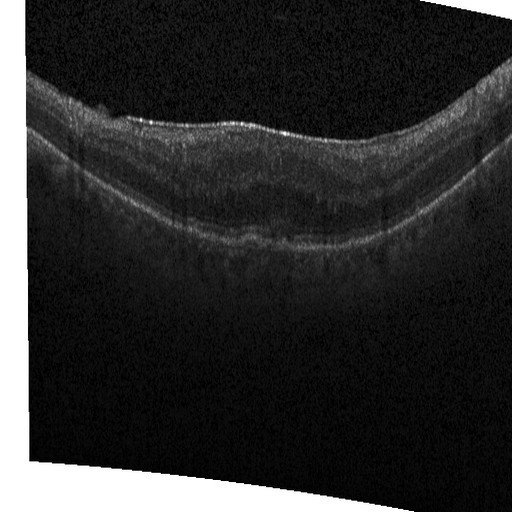
#> input picture src/data/Original_Data/train/DME/DME-224974-1.jpeg, 512 x 512 px; its folder holds only this picture in this run
$ jupyter execute 'task_1_v3 (2).ipynb'   (older library calls are emulated)
#> lines starting #> are read from the running program, lines starting #| are printed output that depends on the picture; after the words box and inside, x2 and y2 are one past the last pixel; in counts of white or black regions, pixels touching at a corner belong together
[cell 1]
import numpy as np
import cv2
import matplotlib.pyplot as plt

[cell 2]
from glob import glob
from skimage.color import rgb2gray

[cell 3]
train_files = np.array(glob("train/*/*"))

[cell 4]
len(train_files)

[cell 5]
train_files[0]

[cell 6]
img = cv2.imread(train_files[0])
#> img is the input picture: shape (512, 512, 3); min 0, max 255, mean 46.2

[cell 7]
plt.imshow(img)

[cell 8]
# apply gray scale filter
gray = cv2.cvtColor(img, cv2.COLOR_BGR2GRAY)

[cell 9]
plt.imshow(gray,cmap='gray')

[cell 10]
# apply threshold filter
thresh, binary = cv2.threshold(gray, 127, 255, cv2.THRESH_BINARY+cv2.THRESH_OTSU)
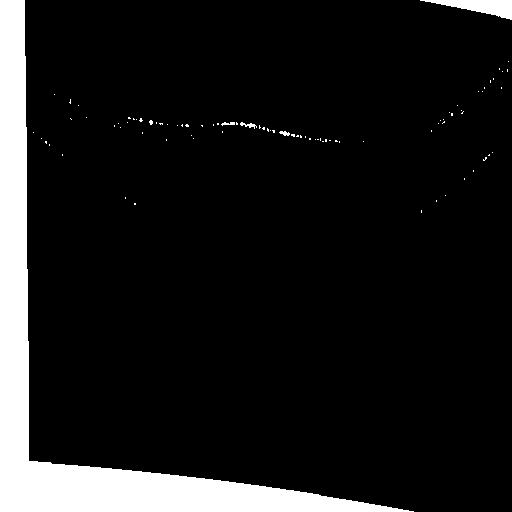
#> binary: shape (512, 512); 10.2% white; 88 white regions (83 under 20 px), largest, box (x1, y1, x2, y2) and area: (0, 0, 414, 512) 25366, (420, 0, 512, 20) 888, (240, 122, 257, 129) 50, (279, 131, 290, 136) 35, (221, 122, 235, 126) 34
#> thresh = 137

[cell 11]
plt.imshow(binary,cmap='gray')

[cell 12]
# Declare the variables we are going to use
ddepth = cv2.CV_16S
kernel_size = 3
window_name = "Laplace Demo"

[cell 13]
 # Remove noise by blurring with a Gaussian filter
src = cv2.GaussianBlur(binary, (3, 3), 0)

[cell 14]
plt.imshow(src,cmap='gray')

[cell 15]
# Apply Laplace function
dst = cv2.Laplacian(src, ddepth, ksize=kernel_size)
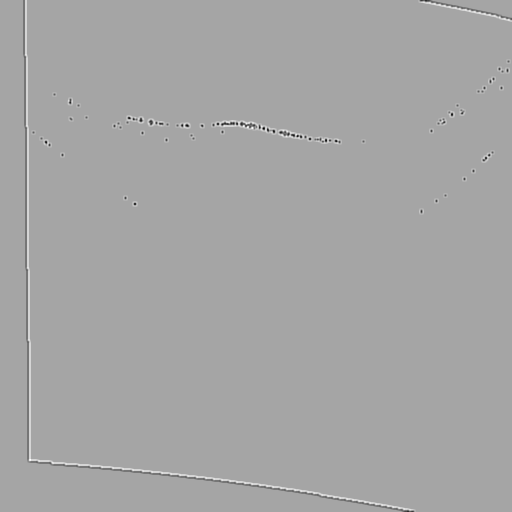
#> dst: shape (512, 512) int16; min -892, max 480, mean 0; drawn with min black and max white

[cell 16]
plt.imshow(dst,cmap='gray')

[cell 17]
# converting back to uint8
abs_dst = cv2.convertScaleAbs(dst)
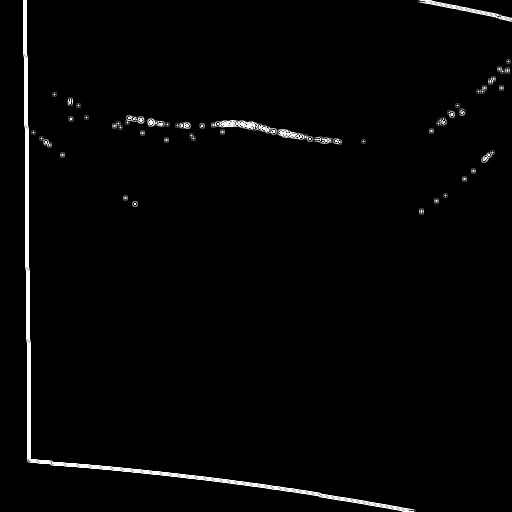
#> abs_dst: shape (512, 512); min 0, max 255, mean 4.7

$ run again, on src/data/Original_Data/train/healthy/NORMAL-101880-1.jpeg
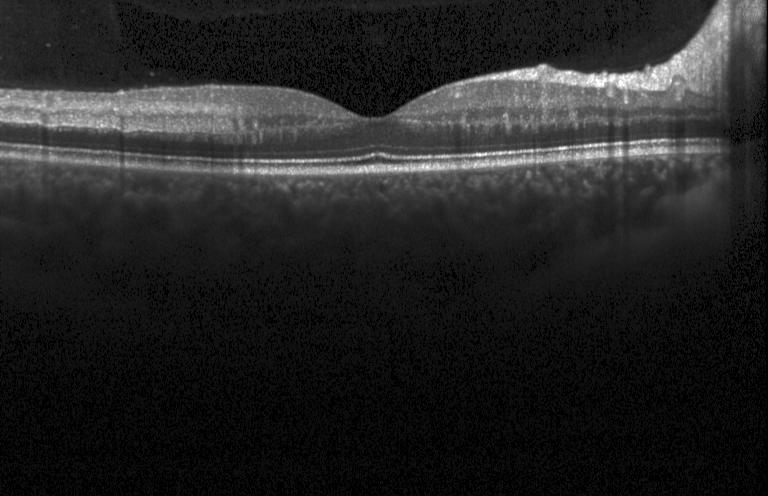
#> input picture src/data/Original_Data/train/healthy/NORMAL-101880-1.jpeg, 768 x 496 px
#> img is the input picture: shape (496, 768, 3); min 0, max 255, mean 36.4
#> `thresh, binary = cv2.threshold(gray, 127, 255, cv2.THRESH_BINARY+cv2.T..`:
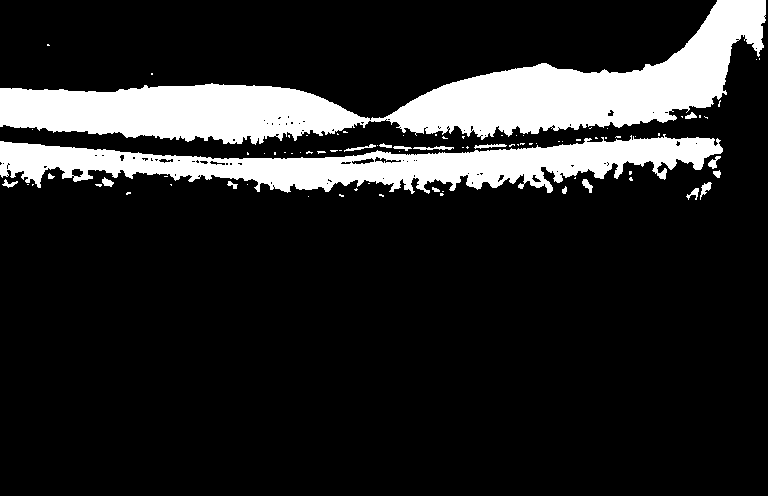
#> binary: shape (496, 768); 15.3% white; 85 white regions (66 under 20 px), largest, box (x1, y1, x2, y2) and area: (0, 0, 766, 145) 36950, (0, 134, 723, 194) 19969, (413, 146, 454, 150) 99
#> thresh = 70
#> `abs_dst = cv2.convertScaleAbs(dst)`:
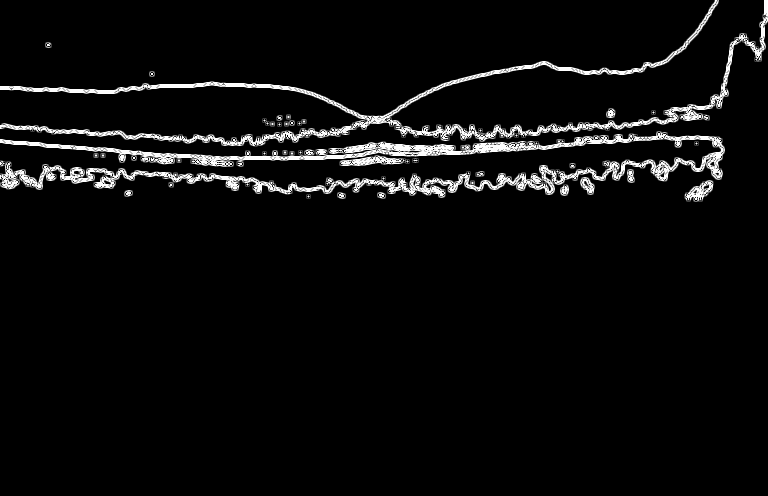
#> abs_dst: shape (496, 768); min 0, max 255, mean 12.2

$ run again, on src/data/Original_Data/train/DME/DME-258763-69.jpeg
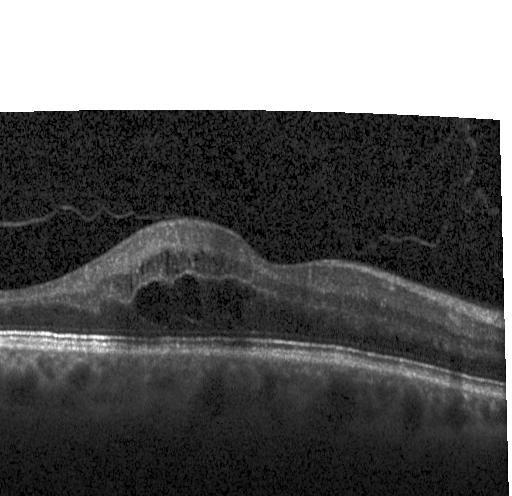
#> input picture src/data/Original_Data/train/DME/DME-258763-69.jpeg, 512 x 496 px
#> img is the input picture: shape (496, 512, 3); min 0, max 255, mean 95.4
#> `thresh, binary = cv2.threshold(gray, 127, 255, cv2.THRESH_BINARY+cv2.T..`:
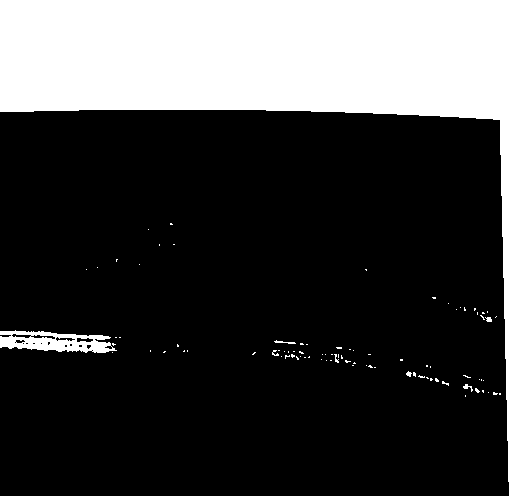
#> binary: shape (496, 512); 24.7% white; 89 white regions (81 under 20 px), largest, box (x1, y1, x2, y2) and area: (0, 0, 512, 496) 60489, (0, 330, 117, 353) 1621, (274, 340, 296, 344) 38
#> thresh = 148
#> `abs_dst = cv2.convertScaleAbs(dst)`:
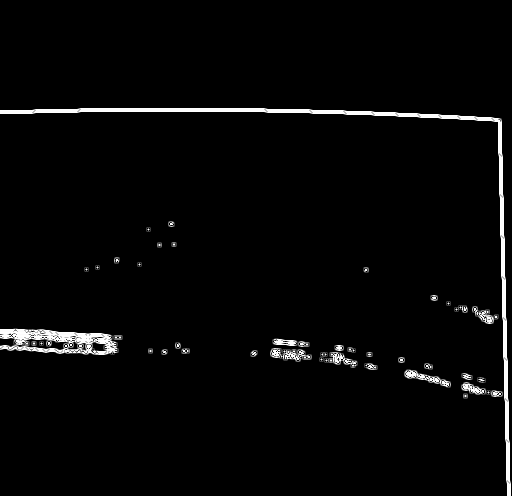
#> abs_dst: shape (496, 512); min 0, max 255, mean 6.7

$ run again, on src/data/Original_Data/train/DME/DME-258763-81.jpeg
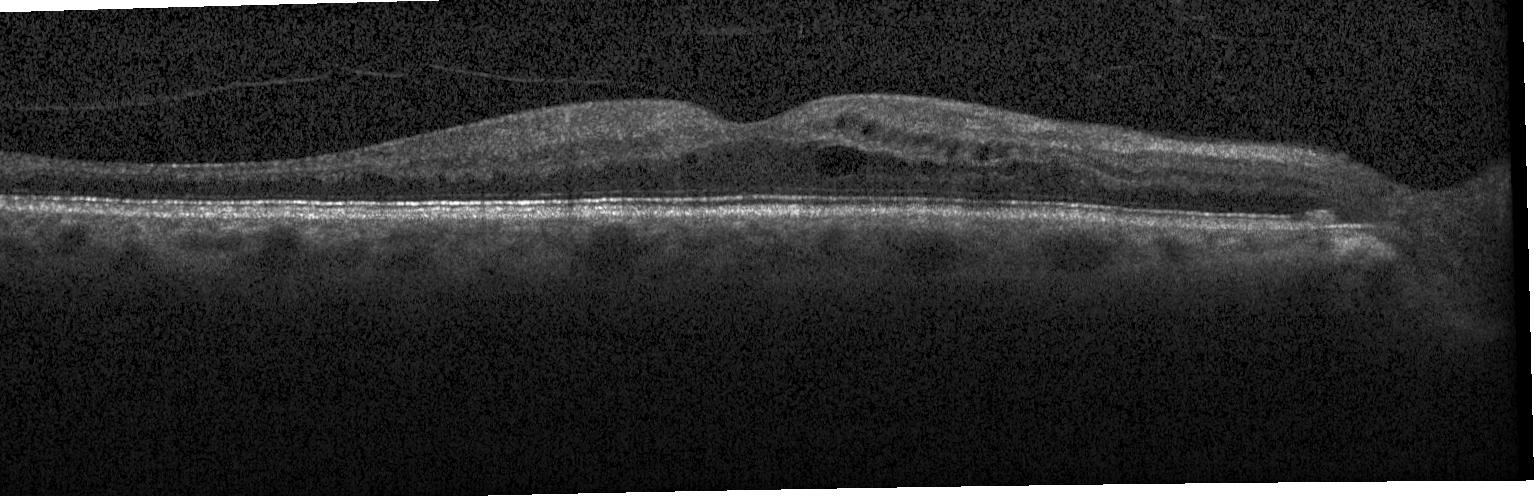
#> input picture src/data/Original_Data/train/DME/DME-258763-81.jpeg, 1536 x 496 px
#> img is the input picture: shape (496, 1536, 3); min 0, max 255, mean 41.7
#> `thresh, binary = cv2.threshold(gray, 127, 255, cv2.THRESH_BINARY+cv2.T..`:
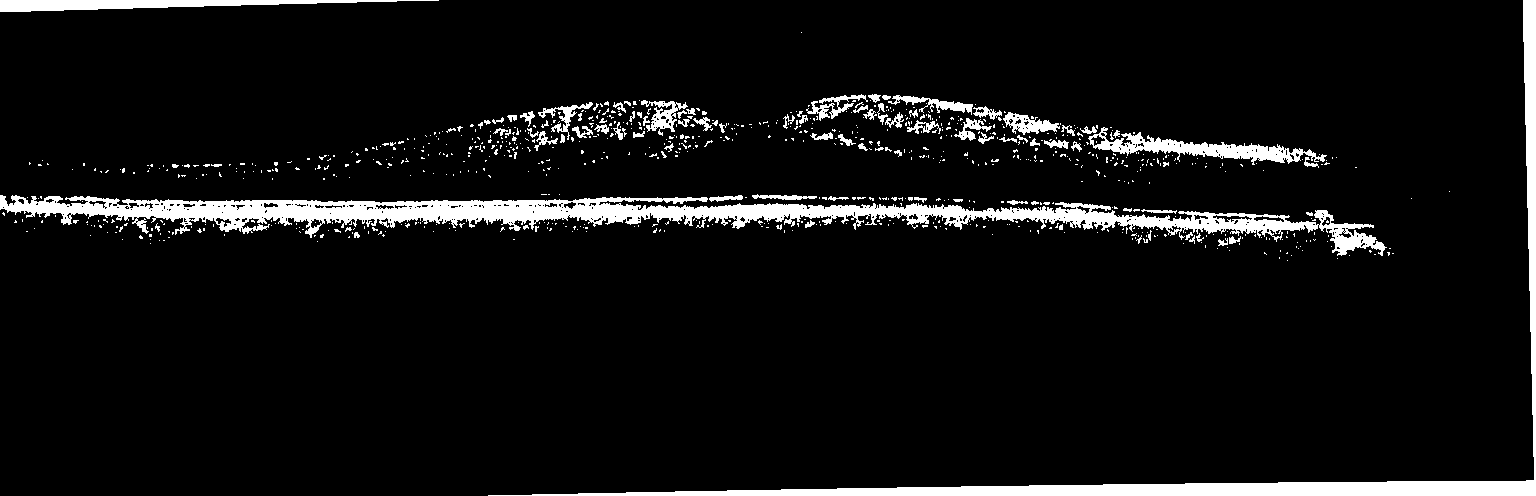
#> binary: shape (496, 1536); 6.9% white; 854 white regions (766 under 20 px), largest, box (x1, y1, x2, y2) and area: (0, 195, 1387, 256) 23112, (488, 0, 1536, 496) 13668, (1088, 127, 1327, 165) 2748
#> thresh = 99
#> `abs_dst = cv2.convertScaleAbs(dst)`:
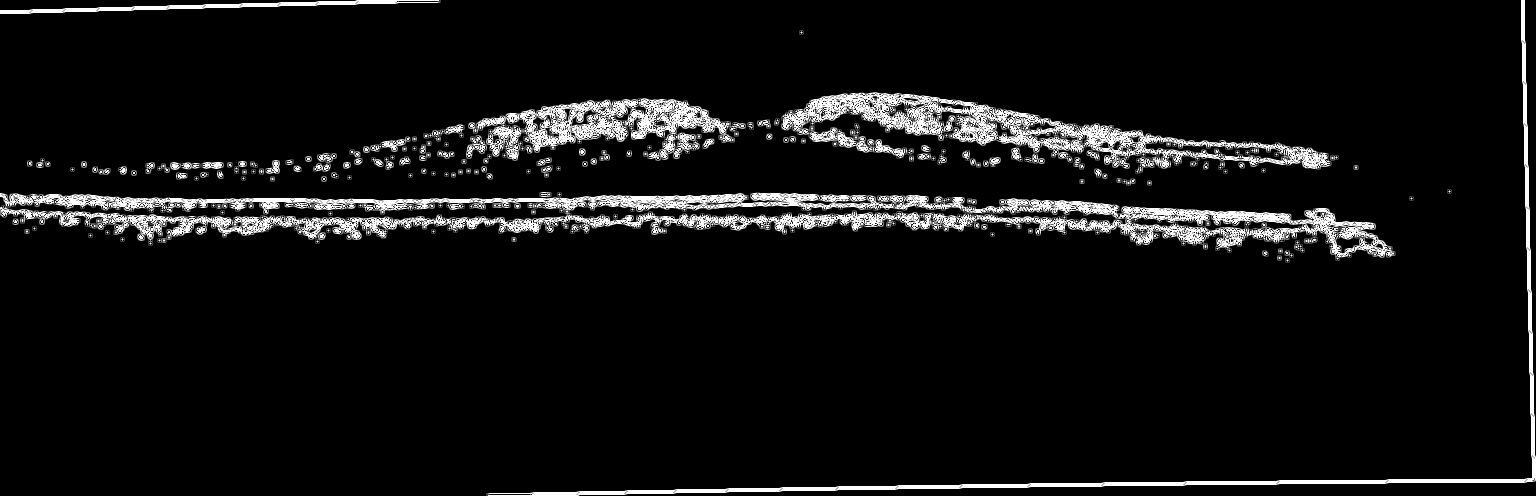
#> abs_dst: shape (496, 1536); min 0, max 255, mean 17.3
